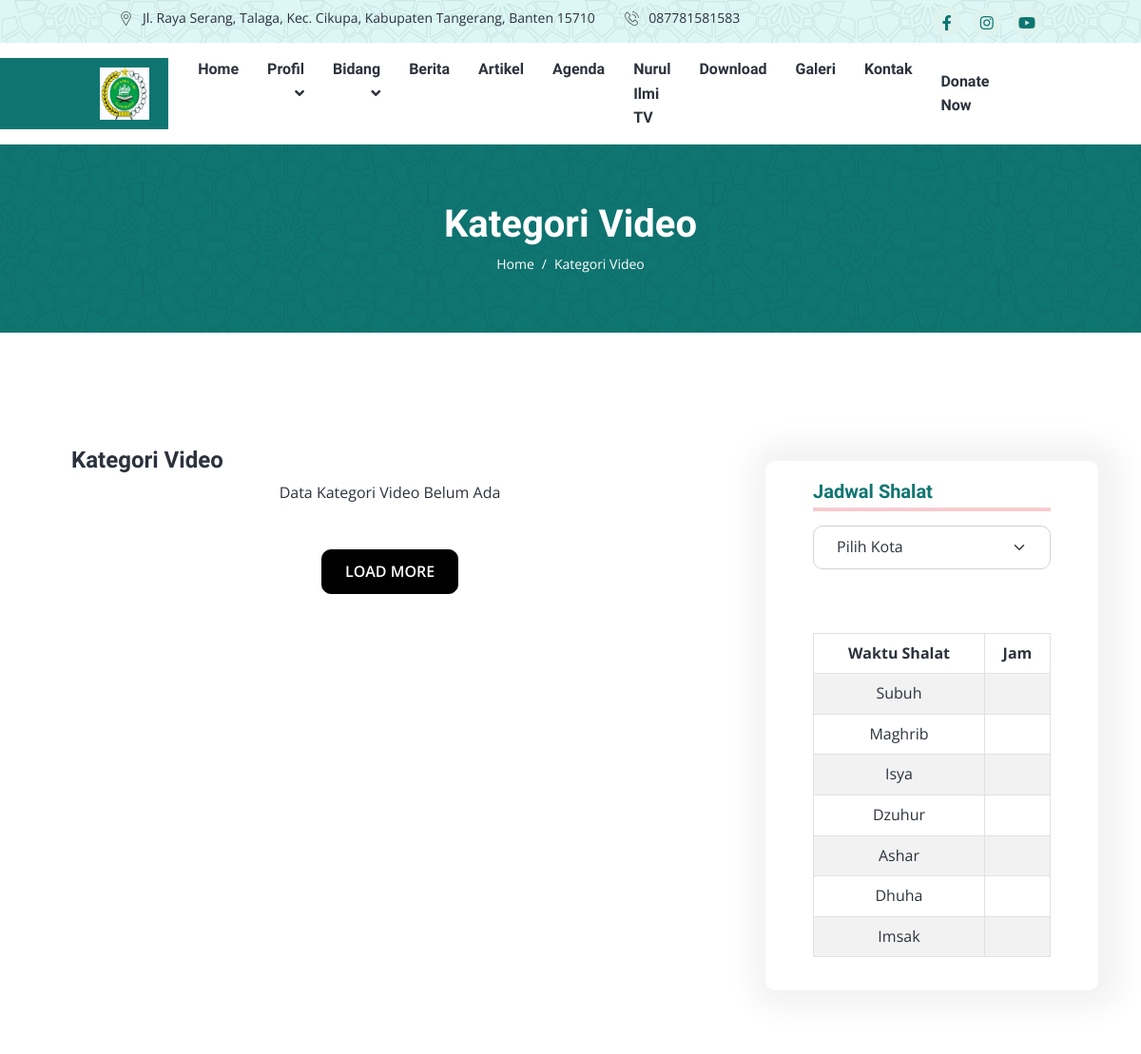
Before: /video/kategori_video/Umum (upper part) with the older database file.
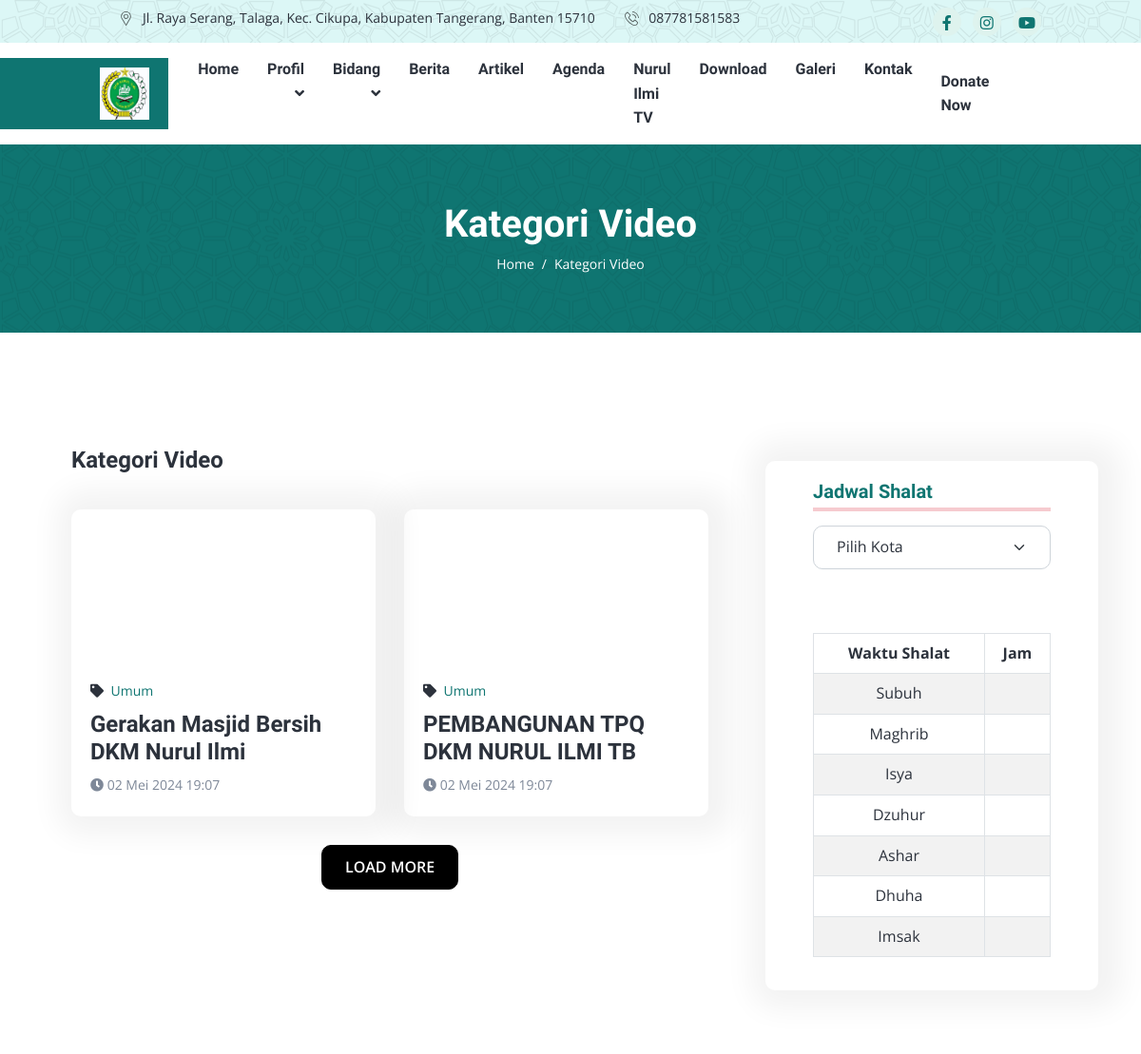
After: the same page with the newer database file.
### tables this page shows
CREATE TABLE `tbl_setting` (
  `id_setting` int(11) NOT NULL,
  `id_jadwal` int(11) NOT NULL,
  `nama_masjid` varchar(100) NOT NULL,
  `alamat` text NOT NULL,
  `no_hp` varchar(14) NOT NULL,
  `link_alamat` text NOT NULL,
  `email` text NOT NULL,
  `logo` text NOT NULL,
  `banner1` text NOT NULL,
  `banner2` text NOT NULL,
  `banner3` text NOT NULL,
  `judul1` varchar(100) NOT NULL,
  `judul2` varchar(100) NOT NULL,
  `judul3` varchar(100) NOT NULL,
  `sosmed1` text NOT NULL,
  `sosmed2` text NOT NULL,
  `sosmed3` text NOT NULL,
  `ayat_quran` varchar(100) NOT NULL,
  `artinya` text NOT NULL,
  `surah` varchar(100) NOT NULL
);

CREATE TABLE `tbl_video` (
  `id_video` int(11) NOT NULL,
  `id_kat_video` int(11) NOT NULL,
  `judul` varchar(100) NOT NULL,
  `link` text NOT NULL
);

CREATE TABLE `tbl_kategori_video` (
  `id_kat_video` int(11) NOT NULL,
  `nama_video` varchar(100) NOT NULL,
  `slug` text NOT NULL,
  `tanggal` datetime NOT NULL DEFAULT current_timestamp()
);

### application/controllers/Video.php (called while the page is built, shortened)
<?php
class Video extends CI_Controller {
    public function __construct(){
        $this->load->model('Video_model', 'video');
        $this->load->model('User_model', 'user');
        $this->load->model('Setting_model', 'setting');
        $this->load->library('myquran_curl');
    }
    public function kategori_video($slug)
    {
        $data = [
            'judul' => 'Kategori Video',
            'title' => 'Kategori Video - Masjid Nurul Ilmi Talaga Bestari',
            'data_video' => $this->video->getDataVideo(),
            'data_setting' => $this->setting->getDataSetting(),
            'detail_kategori' => $this->video->get_detail_kategori($slug)->result(),
            'menu'  => 'video',
        ];
		$this->load->view('webpage/v_kategorivideo', $data);
    }
}

### index.php (called while the page is built, shortened)
<?php
require_once BASEPATH.'core/CodeIgniter.php';

### application/models/Video_model.php (called while the page is built, shortened)
<?php
class Video_model extends CI_Model {
    public function getDataVideo()
    {
        $this->db->select('a.*, b.*');
        $this->db->from('tbl_video a');
        $this->db->join('tbl_kategori_video b', 'b.id_kat_video = a.id_kat_video', 'left');
        return $this->db->get()->result();
    }
    public function get_detail_kategori($slug)
	{
        $this->db->select('a.*, b.*');
        $this->db->from('tbl_video a');
        $this->db->join('tbl_kategori_video b', 'a.id_kat_video = b.id_kat_video', 'left');
        $this->db->where('b.slug', $slug);
		$query = $this->db->get();
        return $query;
	}
}

### application/models/Setting_model.php (called while the page is built, shortened)
<?php
class Setting_model extends CI_Model {
    public function getDataSetting()
	{
        $this->db->select('a.*, b.*');
        $this->db->from('tbl_setting a');
        $this->db->join('tbl_jadwal b', 'b.id_jadwal = a.id_jadwal', 'left');
		return $this->db->get()->result();
	}
}

### application/helpers/tanggal_helper.php (called while the page is built, shortened)
<?php
if (!function_exists('format_indo')) {
  function format_indo($date){
    $Bulan = array("Januari","Februari","Maret","April","Mei","Juni","Juli","Agustus","September","Oktober","November","Desember");
    $tahun = substr($date,0,4);
    $bulan = substr($date,5,2);
    $tgl = substr($date,8,2);
    $waktu = substr($date,11,5);
    $result = $tgl." ".$Bulan[(int)$bulan-1]." ".$tahun." ".$waktu;
    return $result;
  }
}

### application/views/webpage/v_kategorivideo.php (the view, shortened to what the changed rows need)
<!DOCTYPE html>
<html lang="en">
<head>
    <link rel="stylesheet" href="https://cdnjs.cloudflare.com/ajax/libs/font-awesome/6.5.1/css/all.min.css"
 />
    <link href="https://cdnjs.cloudflare.com/ajax/libs/select2/4.0.13/css/select2.min.css" rel="stylesheet" />
    <link rel="stylesheet" href="<?= base_url('frontend/') ?>assets/css/app.min.css">
    <link rel="stylesheet" href="https://cdnjs.cloudflare.com/ajax/libs/OwlCarousel2/2.3.4/assets/owl.carousel.min.css"
 />
</head>
<body>
    <header class="header-area">
        <?php $this->load->view('layout/header.php') ?>
    </header>
    <div class="page-title-area py-lg-6 py-5 bg-image-pattern">
        <div class="container">
            <div class="page-title-wrapper text-center">
                <h1 class="text-white mb-2">Kategori Video</h1>
            </div>
        </div>
    </div>
    <div class="about-area py-lg-10 py-8">
        <div class="container">
            <div class="row">
                <div class="col-md-8">
                    <div id="blog" class="blog-area">
                        <div class="container">
                            <div class="row">
                                <?php if(empty($detail_kategori)) : ?>
                                    <p class="text-center">
                                        Data Kategori Video Belum Ada
                                    </p>
                                <?php else : ?>
                                <?php foreach($detail_kategori as $kat) : ?>
                                <div class="col-lg-6 col-md-6" id="kategori-container">
                                    <div class="blog-style mt-4">
                                        <div class="blog-image">
                                            <iframe src="<?= $kat->link ?>" width="100%" height="100%"
                                            frameborder="0" allowfullscreen></iframe>
                                        </div>
                                        <div class="blog-content">
                                            <span class="blog-meta"><i class="fas fa-tag me-2"></i><a
                                                    href="<?= base_url('Video/kategori_video/'.$kat->nama_video) ?>"><?= $kat->nama_video ?></a></span>
                                            <h4><a href="<?= $kat->link ?>" target="_blank">
                                                    <?= $kat->judul ?></a></h4>
                                            <small class="text-muted"><i class="fa fa-clock"></i>
                                                <?= format_indo($kat->tanggal) ?></small>
                                        </div>
                                    </div>
                                </div>
                                <?php endforeach; ?>
                                <?php endif; ?>
                            </div>
                        </div>
                    </div>
                </div>
                <div class="col-md-4 mt-3 col-lg-4">
                    <div class="course-feature mb-4 bg-white rounded">
                        <div class="container">
                            <br><br>
                            <table id="salat-table" class="table table-bordered table-striped text-center">
                                <thead>
                                    <tr>
                                        <th>Waktu Shalat</th>
                                        <th>Jam</th>
                                    </tr>
                                </thead>
                            </table>
                        </div>
                    </div>
                </div>
            </div>
        </div>
    </div>
</body>
</html>

### application/views/layout/header.php (shortened to what the changed rows need)
<div class="header-top bg-light bg-image-pattern px-xl-8 py-2">
    <div class="container">
        <div class="header-top-wrapper">
            <?php foreach($data_setting as $setting) : ?>
            <ul class="navbar-address list-inline m-0">
                <li class="list-inline-item"><span class="icon"><img
                            src="<?= base_url('frontend/') ?>assets/images/location-icon.svg"
                            alt="title"></span><?= strip_tags(character_limiter($setting->alamat, 70)); ?></li>
                <li class="list-inline-item"><span class="icon"><img
                            src="<?= base_url('frontend/') ?>assets/images/phone-icon.svg"
                            alt="title"></span><?= $setting->no_hp ?>
                </li>
            </ul>
            <ul class="navbar-social list-inline m-0">
                <li class="list-inline-item"><a href="<?= $setting->sosmed1 ?>"><i class="fab fa-facebook-f"></i></a>
                </li>
                <li class="list-inline-item"><a href="<?= $setting->sosmed2 ?>"><i class="fab fa-instagram"></i></a>
                </li>
                <li class="list-inline-item"><a href="<?= $setting->sosmed3 ?>"><i class="fab fa-youtube"></i></a>
                </li>
            </ul>
            <?php endforeach; ?>
        </div>
    </div>
</div>
<div class="header-bottom bg-white px-xl-8">
    <nav class="container">
        <div class="header-navbar navbar navbar-expand-lg">
            <?php foreach($data_setting as $setting) : ?>
            <a class='navbar-brand' target="_blank" href="<?= base_url('upload/setting/'.$setting->logo) ?>"><img
                    src="<?= base_url('upload/setting/'.$setting->logo) ?>" alt="images"></a>
            <?php endforeach; ?>
        </div>
    </nav>
</div>

Changed rows visible on the page:
now on this page (row edited): tbl_video: id_kat_video.nama_video "Umum", judul "Gerakan Masjid Bersih DKM Nurul Ilmi", id_kat_video.tanggal "02 Mei 2024 19:07"
now on this page (row edited): tbl_video: id_kat_video.nama_video "Umum", judul "PEMBANGUNAN TPQ DKM NURUL ILMI TB", id_kat_video.tanggal "02 Mei 2024 19:07"
Other visible differences:
text no longer shown: "Data Kategori Video Belum Ada"
